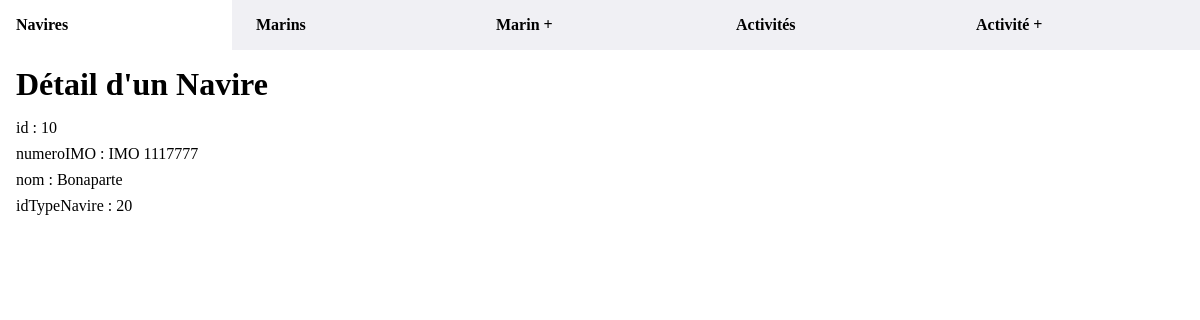
Page /ctrl/navire.php?id=10 on the committed database.
### tables this page shows
CREATE TABLE navire (
   id bigint(20) NOT NULL AUTO_INCREMENT PRIMARY KEY
  ,numeroIMO varchar(50) NOT NULL
  ,nom varchar(50) NOT NULL
  ,idTypeNavire bigint(20) NOT NULL
);

### ctrl/navire.php (called while the page is built, shortened)
<?php
$idNavire =  $_GET['id'];
$dbConnection = getConnection($dbConfig);
$query = 'SELECT navire.id, navire.numeroIMO, navire.nom, navire.idTypeNavire';
$query .= ' FROM navire';
$query .= ' WHERE navire.id = :id';
$statement = $dbConnection->prepare($query);
$statement->bindParam(':id', $idNavire);
$successOrFailure = $statement->execute();
$listNavire = $statement->fetchAll(PDO::FETCH_ASSOC);
include '../view/navire.php';

### view/navire.php (the view, shortened to what this page needs)
<!DOCTYPE html>
<html lang="en">
<head>
    <link rel="stylesheet" href="/asset/css/style.css">
</head>
<body>
    <?php include '../view/_header.php' ?>
    <main>
        <ul>
            <li>id : <?= $listNavire[0]['id'] ?></li>
            <li>numeroIMO : <?= $listNavire[0]['numeroIMO'] ?></li>
            <li>nom : <?= $listNavire[0]['nom'] ?></li>
            <li>idTypeNavire : <?= $listNavire[0]['idTypeNavire'] ?></li>
        </ul>
    </main>
</body>
</html>

### asset/css/style.css (style rules this page uses)
* { margin: 0; padding: 0; }
body { display: flex; flex-direction: column; min-height: 100vh; }
main { flex-grow: 1; }
main { padding-left: 16px; }
main > ul > li { list-style: none; padding-bottom: 8px; }

### rows in the picture
navire: id "10", numeroIMO "IMO 1117777", nom "Bonaparte", idTypeNavire "20"

### other values in the picture
$pageTitle "Détail d'un Navire"
